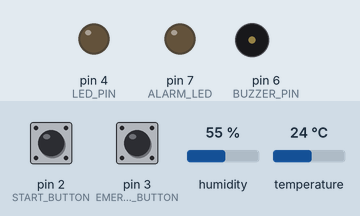
This sketch was run on a simulated Arduino Uno, built with avr-gcc and run on an emulated ATmega328P. Shown: output pins drawn as LEDs (lit = HIGH), buzzer (waves = sounding, pin HIGH). Dashed ring = blinking. Inputs (shaded band) come from the test bench; at power-on: pin 3 (EMERGENCY_BUTTON) HIGH, pin 2 (START_BUTTON) HIGH, humidity 55 %, temperature 24 °C. The local clock reads 2024-03-15 10:24:30 at power-on unless the sketch sets it; what the sketch prints to the serial monitor is not drawn.

Above: at 1.8 s.
1.9 s: pin 3 (EMERGENCY_BUTTON) pulled LOW for 0.6 s
At 2.1 s:
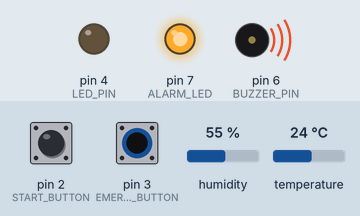
4.0 s: pin 2 (START_BUTTON) pulled LOW for 3.2 s
At 4.5 s:
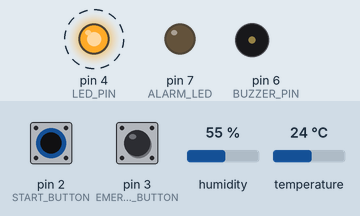
8.7 s: pin 2 (START_BUTTON) pulled LOW for 0.6 s
At 9.4 s:
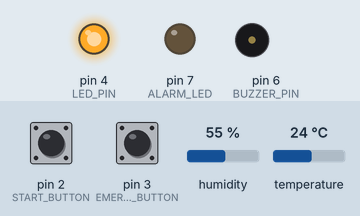
10.8 s: pin 2 (START_BUTTON) pulled LOW for 1 s
At 11.7 s:
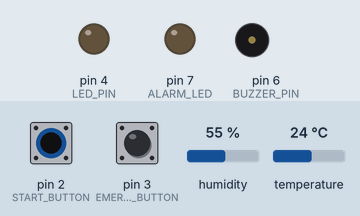
13.3 s: pin 2 (START_BUTTON) driven LOW and pin 3 (EMERGENCY_BUTTON) driven LOW
At 13.61 s:
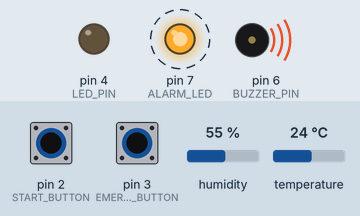
16.3 s: pin 3 (EMERGENCY_BUTTON) driven HIGH
At 16.8 s:
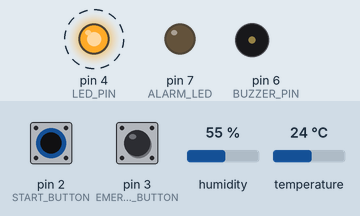
Timing chart, 0 to 20.3 s (numbered marks = the images above; inputs shaded):
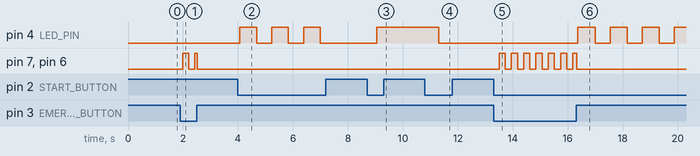

Measured:
- after the input at 1.9 s, pin 7 (ALARM_LED), pin 6 (BUZZER_PIN): LOW → HIGH after 0.10 s, → LOW 0.20 s later, → HIGH 0.22 s later, → LOW 0.09 s later
- after the input at 4.0 s, pin 4 (LED_PIN): alternates HIGH for 0.61 s and LOW for 0.55 s, 6 changes in all, then stays LOW, starting after 0.06 s
- after the input at 8.7 s, pin 4 (LED_PIN): LOW → HIGH after 0.35 s
- after the input at 10.8 s, pin 4 (LED_PIN): HIGH → LOW after 0.50 s
- after the input at 13.3 s, pin 7 (ALARM_LED), pin 6 (BUZZER_PIN): alternates HIGH for 0.22 s and LOW for 0.22 s, starting after 0.20 s
- after the input at 16.3 s, pin 4 (LED_PIN): alternates HIGH for 0.61 s and LOW for 0.55 s, starting after 0.07 s

The sketch:

IRRIGATION.ino
```cpp
// 🚀 Smart Irrigation System with Emergency Mode, Serial Plotter & DS3231 RTC 🚀
// Author: [TAOURIRT LAMRI] for short Dr LECTER
// Description: Reads temperature & humidity from a DHT21 sensor, controls an LED & buzzer,
// displays real-time data on Serial Plotter, and logs timestamps using DS3231 RTC.

#include <Wire.h>
#include <RTClib.h>
#include <dht.h>  // DHT Library for Temperature & Humidity

RTC_DS3231 rtc;
dht DHT;

// 🟢 Define Sensor & Output Pins
#define DHT21_PIN 5   // DHT21 Sensor Pin
#define LED_PIN 4     // System Indicator LED
#define BUZZER_PIN 6  // Emergency Buzzer
#define ALARM_LED 7   // Emergency LED

// 🟢 Define Button Pins
#define START_BUTTON 2       // Start Button
#define EMERGENCY_BUTTON 3   // Emergency Switch Button

// 🟢 System State Variables
bool systemActive = false;      // Tracks if system is ON or OFF
bool emergencyTriggered = false; // Tracks emergency state
unsigned long lastBlinkTime = 0; // Stores last blink time for buzzer & LED
bool blinkState = false;        // Tracks blinking state

// 🟢 Sensor Data Variables
float hum = 0.0, temp = 0.0;    // Stores humidity & temperature

void setup() {
    // Initialize Serial Communication
    Serial.begin(9600);
    Serial.println("🔄 System Ready! Press 'Start' to begin.");

    // Initialize RTC
    if (!rtc.begin()) {
        Serial.println("❌ RTC not found!");
    }
    if (rtc.lostPower()) {
        Serial.println("⏳ RTC lost power, setting time...");
        rtc.adjust(DateTime(F(__DATE__), F(__TIME__))); // Set RTC time to compile time
    }

    // Configure Button Inputs with Internal Pull-up Resistors
    pinMode(START_BUTTON, INPUT_PULLUP);
    pinMode(EMERGENCY_BUTTON, INPUT_PULLUP);

    // Configure Outputs
    pinMode(LED_PIN, OUTPUT);
    pinMode(BUZZER_PIN, OUTPUT);
    pinMode(ALARM_LED, OUTPUT);
}

void loop() {
    // 🔴 Check if Emergency Button is Pressed
    if (digitalRead(EMERGENCY_BUTTON) == LOW) {
        emergencyTriggered = true;  // Activate emergency mode
    } else {
        emergencyTriggered = false; // Reset emergency mode
    }

    // 🚨 Emergency Mode: Turn Everything Off & Blink Alarm
    if (emergencyTriggered) {
        digitalWrite(LED_PIN, LOW);  // Turn off system LED
        systemActive = false;        // Force system to stop

        // Blink Buzzer & LED every 200ms
        if (millis() - lastBlinkTime >= 200) {
            blinkState = !blinkState;
            digitalWrite(BUZZER_PIN, blinkState);
            digitalWrite(ALARM_LED, blinkState);
            lastBlinkTime = millis();
        }
        Serial.println("🚨 EMERGENCY ACTIVATED! System Stopped!");
        return; // Exit loop, no need to continue
    } else {
        digitalWrite(BUZZER_PIN, LOW);
        digitalWrite(ALARM_LED, LOW);
    }

    // 🟢 Handle Start Button: Toggle System ON/OFF
    if (digitalRead(START_BUTTON) == LOW) {
        delay(50); // Debounce
        if (digitalRead(START_BUTTON) == LOW) { // Confirm button press
            systemActive = !systemActive; // Toggle system state
            Serial.println(systemActive ? "✅ SYSTEM STARTED!" : "⛔ SYSTEM STOPPED!");
        }
    }

    // 🟢 If System is ON, Read Sensor Data & Display on Serial Plotter
    if (systemActive) {
        digitalWrite(LED_PIN, HIGH);  // Turn ON system LED

        int chk = DHT.read21(DHT21_PIN); // Read data from DHT21
        hum = DHT.humidity;  // Store humidity value
        temp = DHT.temperature;  // Store temperature value

        // ⏰ Get Time from RTC
        DateTime now = rtc.now();
        Serial.print("📅 Date: ");
    Serial.print(now.day());
    Serial.print("/");
    Serial.print(now.month());
    Serial.print("/");
    Serial.print(now.year());

        Serial.print("⏰ Time: ");
        Serial.print(now.hour()); Serial.print(":");
        Serial.print(now.minute()); Serial.print(":");
        Serial.print(now.second());

        // 📊 Send Data to Serial Plotter in Proper Format
        Serial.print(" | 📊Temperature: ");
        Serial.print(temp);
        Serial.print("°C, 📊Humidity: ");
        Serial.print(hum);
        Serial.println("%");

        // Serial Plotter Output (time, temperature, humidity)
        //Serial.print(now.hour()); Serial.print(":");
        //Serial.print(now.minute()); Serial.print(",");
        Serial.print(temp);
        Serial.print(",");
        Serial.println(hum);
    } else {
        digitalWrite(LED_PIN, LOW);  // Turn OFF system LED
    }

    delay(500); // Delay for smoother graph plotting
}
```
